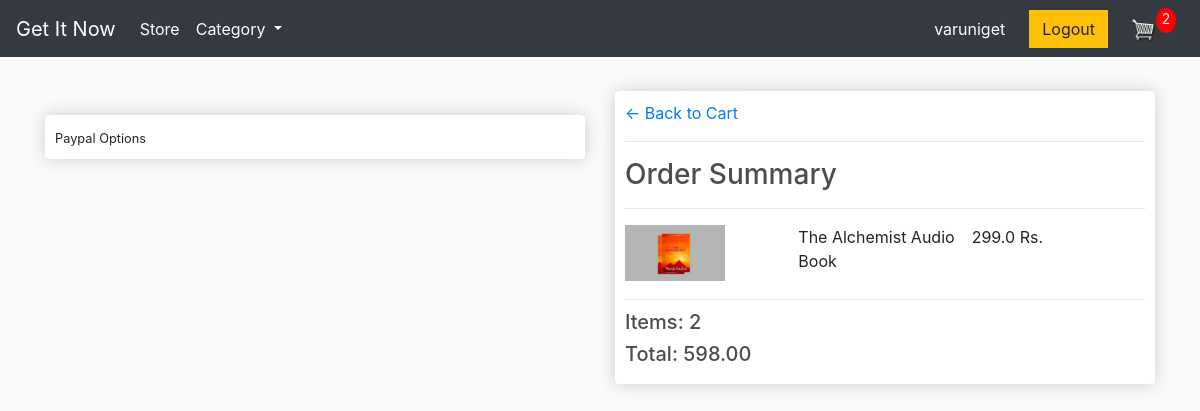
/checkout/ (signed in), run on an earlier commit of the app's database.
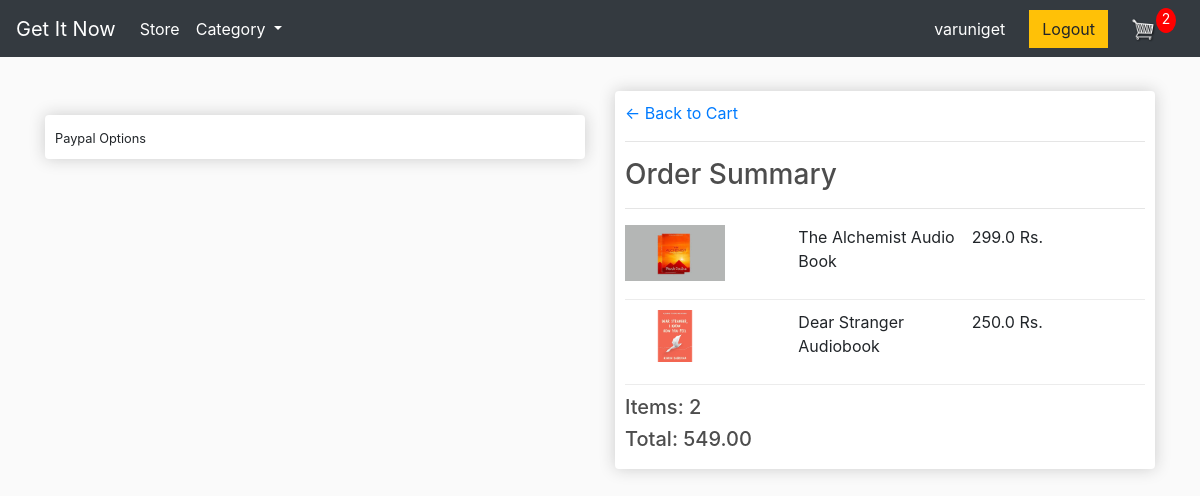
And on a later commit of the database.
### store/models.py (models this page shows, shortened)
class OrderItem(models.Model):
    product = models.ForeignKey(Product, on_delete=models.SET_NULL, null=True)
    order = models.ForeignKey(Order, on_delete=models.SET_NULL, null=True)
    quantity = models.IntegerField(default=0, null=True, blank=True)
    date_added = models.DateTimeField(auto_now_add=True)
    @property
    def get_total(self):
        total = self.product.price * self.quantity
        return total

class Product(models.Model):
    name = models.CharField(max_length=200)
    price = models.FloatField()
    digital = models.BooleanField(default=False,null=True, blank=True)
    image = models.ImageField(null=True, blank=True)
    category = models.CharField(max_length=255, choices = choice_list)
    @property
    def imageURL(self):
        try:
            url = self.image.url
        except:
            url = ''
        return url

class Order(models.Model):
    customer = models.ForeignKey(Customer, on_delete=models.SET_NULL, null=True, blank=True)
    date_ordered = models.DateTimeField(auto_now_add=True)
    complete = models.BooleanField(default=False)
    transaction_id = models.CharField(max_length=100, null=True)
    @property
    def shipping(self):
        shipping = False
        orderitems = self.orderitem_set.all()
        for i in orderitems:
            if i.product.digital == False:
                shipping = True
        return shipping
    @property
    def get_cart_total(self):
        orderitems = self.orderitem_set.all()
        total = sum([item.get_total for item in orderitems])
        return total
    @property
    def get_cart_items(self):
        orderitems = self.orderitem_set.all()
        total = sum([item.quantity for item in orderitems])
        return total

### store/views.py (the view)
# urls.py: path('checkout/', views.checkout, name="checkout"),
def checkout(request):
    data = cartData(request)
    cartItems = data['cartItems']
    order = data['order']
    items = data['items']
    cat_menu = Category.objects.all()
    context ={'items' :items, 'order': order, 'cartItems' :cartItems, 'cat_menu':cat_menu}
    return render(request, 'store/checkout.html',context)

### store/models.py (called while the page is built)
    def __str__(self):
        return self.name

### store/utils.py (called while the page is built)
def cartData(request):
	if request.user.is_authenticated:
		order, created = Order.objects.get_or_create(customer=request.user.customer, complete=False)
		items = order.orderitem_set.all()
		cartItems = order.get_cart_items
	else:
		cookieData = cookieCart(request)
		cartItems = cookieData['cartItems']
		order = cookieData['order']
		items = cookieData['items']
	return {'cartItems':cartItems ,'order':order, 'items':items}

### store/templates/store/checkout.html (shortened to what this page needs)
{% extends 'store/main.html' %}
{% load static %}
{% block content %}
	<div class="row">
		<div class=" col-lg-6">
			<br>
			<div class="box-element hidden" id="payment-info">
				<small>Paypal Options</small>
			</div>
		</div>
		<div class=" col-lg-6">
			<div class="box-element">
				<a href="{% url 'cart' %}">&#x2190; Back to Cart</a>
				<hr>
					<h3>Order Summary</h3>
				<hr>
				{% for item in items %}
				<div class="cart-row">
					<div style="flex:2"><img class="row-image" src="{{item.product.imageURL}}"></div>
					<div style="flex:2"><p>{{item.product.name}}</p></div>
					<div style="flex:1"><p>{{item.product.price}} Rs.</p></div>
					<div style="flex:1"><p>{{item.product.quantity}}</p></div>
				</div>
				{% endfor %}
				<h5>Items: {{order.get_cart_items}} </h5>
				<h5>Total: {{order.get_cart_total|floatformat:2}}</h5>
			</div>
		</div>
	</div>
{% endblock content %}

What changed in the data, as far as the page shows it:
added OrderItem: product.imageURL (picture), product.name "Dear Stranger Audiobook", product.price "250.0"
changed through a linked row, Order: get_cart_total "598.00" → "549.00"
